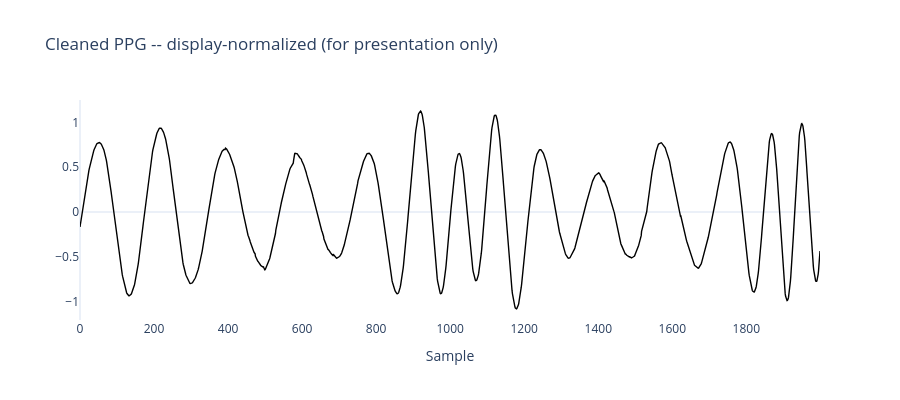

Notebook code cell kept with this figure:
### Markdown cell above
## Step 8b (optional) -- A presentation-friendly, amplitude-normalized view

Everything above is the real, unmodified result. This section adds a **purely cosmetic,
clearly-labeled display option**: it evens out slow amplitude changes across the window so
a signal looks more uniform at a glance, without changing its shape, timing, or any metric
from Step 7. It does NOT make the cleaning better -- it is like adjusting contrast on a
photo. Use it only for slides, and say so if asked.

### Code cell
def normalize_for_display(sig, window_sec=3.0):
    """Evens out SLOW amplitude changes only (window of several seconds). Display only."""
    window = int(window_sec * FS)
    if window % 2 == 0:
        window += 1
    s = pd.Series(sig)
    local_std = s.rolling(window, center=True, min_periods=window // 4).std().bfill().ffill()
    local_std = np.maximum(local_std.values, 0.2 * np.median(local_std.values))
    return sig * (local_std.mean() / local_std)

demo_cleaned_display = normalize_for_display(demo_cleaned[:m])
fig = go.Figure(go.Scatter(y=demo_cleaned_display, mode='lines', line=dict(color='black', width=1.4)))
fig.update_layout(height=400, template="plotly_white", showlegend=False,
                  title_text="Cleaned PPG -- display-normalized (for presentation only)")
fig.update_xaxes(title_text="Sample", showgrid=False)
fig.update_yaxes(showgrid=False)
fig.show()
print("Reminder: this view is for presentation readability only. The evidence is Step 7's numbers.")

### Figure 1 — Plotly figure (JSON) as saved in the notebook; plotly's stock layout.template omitted (floating-point values rounded to 4 significant figures; data arrays with more than 128 entries replaced by an {"elided": "..."} marker saying what was removed)
{"data": [{"line": {"color": "black", "width": 1.4}, "mode": "lines", "type": "scatter", "y": {"elided": "2000 float values"}}], "layout": {"height": 400, "showlegend": false, "title": {"text": "Cleaned PPG -- display-normalized (for presentation only)"}, "xaxis": {"showgrid": false, "title": {"text": "Sample"}}, "yaxis": {"showgrid": false}}}
